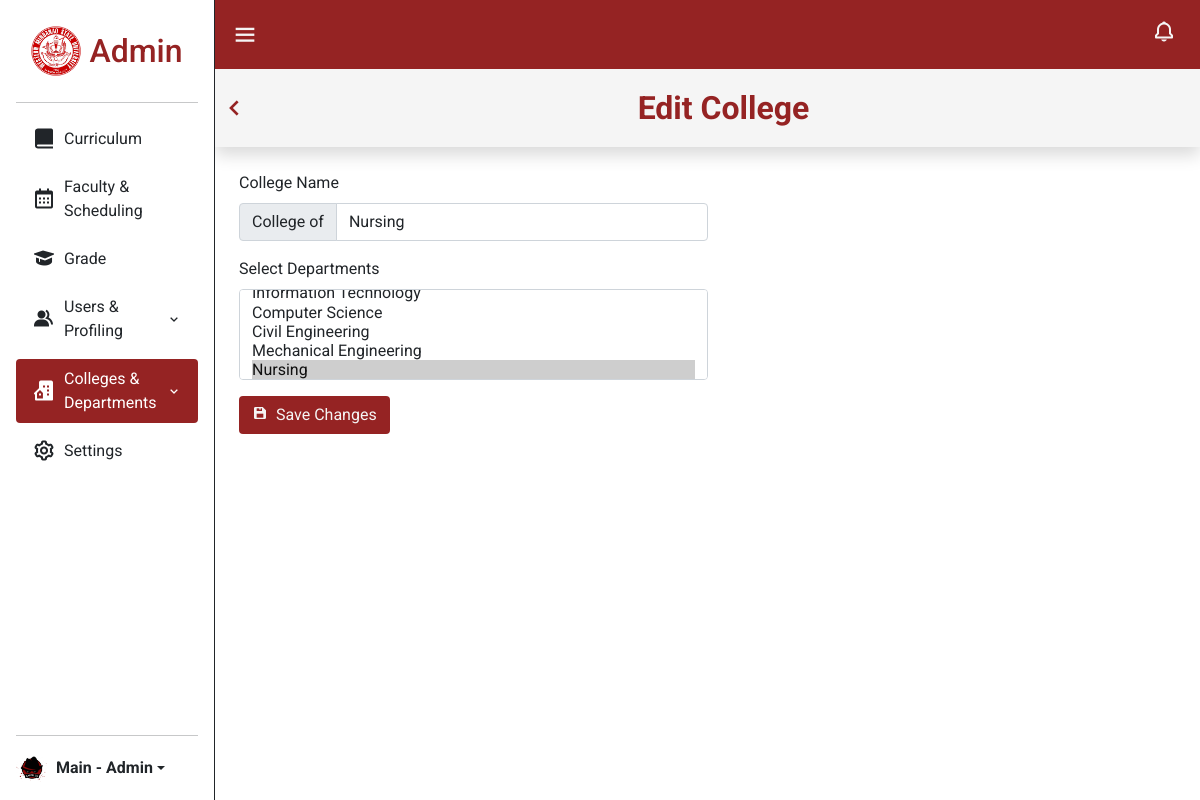
/admin/edit_college?college_id=12 (signed in), run on an earlier commit of the app's database.
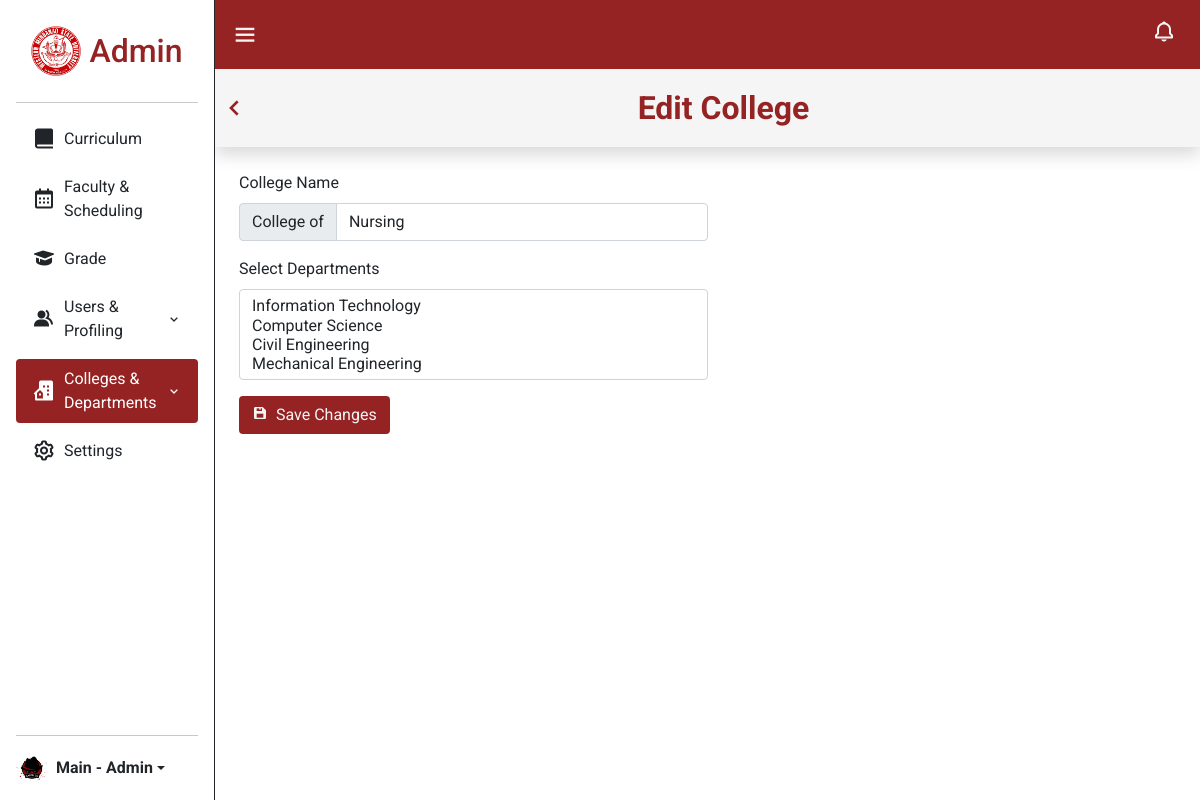
And on a later commit of the database.
### tables this page shows
CREATE TABLE `colleges_table` (
  `college_id` int(11) NOT NULL,
  `college_name` varchar(255) NOT NULL,
  `departments` varchar(255) DEFAULT NULL
);

CREATE TABLE `college_department_table` (
  `department_id` int(11) NOT NULL,
  `department_name` varchar(255) NOT NULL
);

### classes/college.class.php (called while the page is built, shortened)
<?php
require_once 'database.php';
class College
{
    protected $db;
    function __construct()
    {
        $this->db = new Database();
    }
    public function getCollegeById($college_id)
    {
        $sql = "SELECT * FROM colleges_table WHERE college_id = :college_id";
        $query = $this->db->connect()->prepare($sql);
        $query->bindParam(':college_id', $college_id, PDO::PARAM_INT);
        $query->execute();
        return $query->fetch(PDO::FETCH_ASSOC);
    }
}
?>

### classes/database.php (called while the page is built)
<?php
class Database {
  private $host = 'localhost';
  private $username = 'root';
  private $password = '';
  private $database = 'auto_gsdb';
  protected $connection;
  function connect() {
    try {
      $this->connection = new PDO("mysql:host=$this->host;dbname=$this->database", $this->username, $this->password);
    }
    catch(PDOException $e) {
      echo "Connection Error!" . $e->getMessage();
    }
    return $this->connection;
  }
}
?>

### classes/department.class.php (called while the page is built, shortened)
<?php
require_once 'database.php';
class Department
{
  protected $db;
  function __construct()
  {
    $this->db = new Database();
  }
  function show()
  {
    $sql = "SELECT * FROM college_department_table ORDER BY department_id ASC;";
    $query = $this->db->connect()->prepare($sql);
    $data = null;
    if ($query->execute()) {
      $data = $query->fetchAll();
    }
    return $data;
  }
}
?>

### admin/edit_college.php (the view, shortened to what this page needs)
<?php
require_once '../classes/department.class.php';
require_once '../classes/college.class.php';
$department = new Department();
$college = new College();
$existing_departments = $department->show();
$college_id = $_GET['college_id'];
$college_data = $college->getCollegeById($college_id);
?>
<!DOCTYPE html>
<html lang="en">
<?php
include '../includes/admin_head.php';
?>
<body>
    <div class="home">
        <div class="side">
            <?php
            require_once('../includes/admin_sidepanel.php')
                ?>
        </div>
        <main>
            <div class="header">
                <?php
                require_once('../includes/admin_header.php')
                    ?>
            </div>
            <div class="flex-md-nowrap p-1 title_page shadow" style="background-color: whitesmoke;">
                <div class="d-flex align-items-center">
                    <a role="button" href="./manage_college.php" class="bg-none d-flex align-items-center"><i
                            class='bx bx-chevron-left fs-2 brand-color'></i></a>
                    <div class="container-fluid d-flex justify-content-center">
                        <span class="fs-2 fw-bold h1 m-0 brand-color">Edit College</span>
                    </div>
                </div>
            </div>
            <div class="m-4">
                <form action="" method="POST">
                    <div class="w-50" id="pw_input_toggle">
                        <div class="mb-3">
                            <label for="college_name" class="form-label">College Name</label>
                            <div class="input-group">
                                <span class="input-group-text">College of </span>
                                <input type="text" class="form-control" id="college_name" name="college_name"
                                    value="<?= htmlspecialchars($college_data['college_name'] ?? '') ?>">
                            </div>
                        </div>
                        <div class="mb-3">
                            <label for="departments" class="form-label">Select Departments</label>
                            <select class="form-select" id="departments" name="departments[]" multiple>
                                <?php
                                $selected_departments = explode(',', $college_data['departments']);
                                foreach ($existing_departments as $dept): ?>
                                    <option value="<?= $dept['department_id'] ?>"
                                        <?= in_array($dept['department_id'], $selected_departments) ? 'selected' : '' ?>>
                                        <?= htmlspecialchars($dept['department_name']) ?>
                                    </option>
                                <?php endforeach; ?>
                            </select>
                        </div>
                        <div class="d-flex justify-content-start gap-2">
                            <button type="submit" name="confirm_edit" class="btn brand-bg-color" id="confirm_edit"><i
                            class='bx bxs-save me-2'></i>Save Changes</button>
                        </div>
                    </div>
                </form>
            </div>
        </main>
    </div>
</body>
</html>

What changed in the data, as far as the page shows it:
changed colleges_table "Nursing": departments "21" → "22" (drawn); departments.department_name "Computer Science / Civil Engineering / Mechanical Engineering / Nursing ☑" → (not shown)
Also different on the page:
form field value: (not shown) → "Information Technology / Computer Science / Civil Engineering / Mechanical Engineering"
